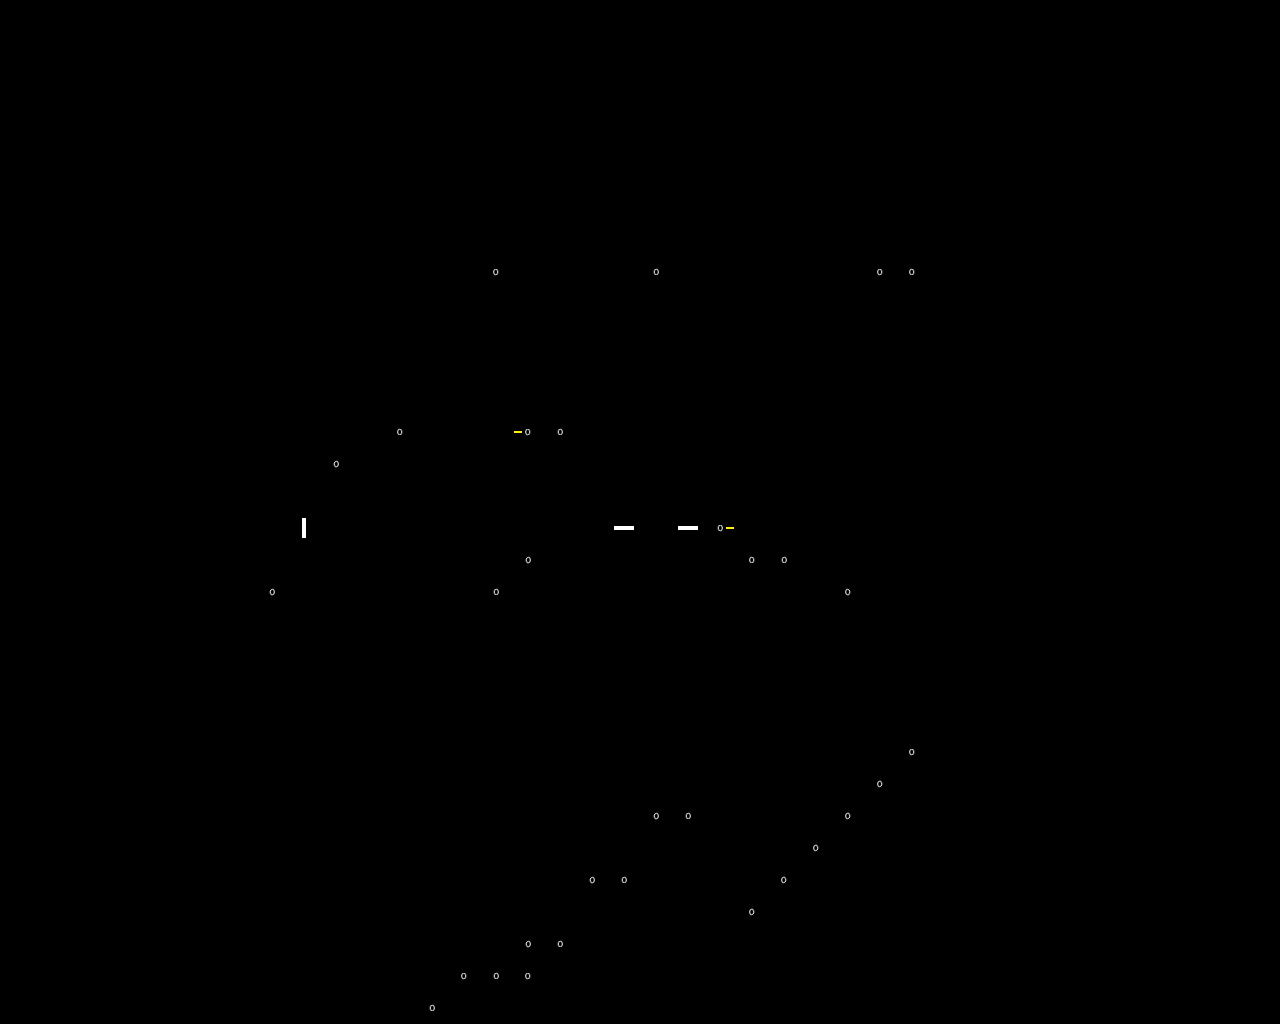

The image is a tile-based game level rendered from a .tmx file. Its description and source (layers, tilesets, objects; grid data summarised) follow:
An orthogonal 40x32 tile map with 32x32 px tiles, 2 tile layers (Schienen 1, Ausleuchtung), 2 tilesets.

<map version="1.9" tiledversion="1.9.2" orientation="orthogonal" renderorder="right-down" width="40" height="32" tilewidth="32" tileheight="32" infinite="0" nextlayerid="3" nextobjectid="1">
 <tileset firstgid="1" name="Modellbahntileset1" tilewidth="32" tileheight="32" tilecount="20" columns="0">
  <grid orientation="orthogonal" width="1" height="1" />
  <tile id="0">
   <image width="32" height="32" source="../spr60/png/gleis_horizontal.png" />
  </tile>
  <tile id="1">
   <image width="32" height="32" source="../spr60/png/gleis_vertical.png" />
  </tile>
  <tile id="2">
   <image width="32" height="32" source="../spr60/png/gleis_von_links_nach_rechts_oben.png" />
  </tile>
  <tile id="3">
   <image width="32" height="32" source="../spr60/png/gleis_von_links_nach_rechts_unten.png" />
  </tile>
  <tile id="5">
   <image width="32" height="32" source="../spr60/png/gleis_von_oben_nach_rechts_unten.png" />
  </tile>
  <tile id="6">
   <image width="32" height="32" source="../spr60/png/gleis_von_rechts_nach_links_oben.png" />
  </tile>
  <tile id="7">
   <image width="32" height="32" source="../spr60/png/gleis_von_rechts_nach_links_unten.png" />
  </tile>
  <tile id="8">
   <image width="32" height="32" source="../spr60/png/gleis_von_unten_nach_links_oben.png" />
  </tile>
  <tile id="9">
   <image width="32" height="32" source="../spr60/png/gleis_von_unten_nach_rechts_oben.png" />
  </tile>
  <tile id="10">
   <image width="32" height="32" source="../spr60/png/leer.png" />
  </tile>
  <tile id="11">
   <image width="32" height="32" source="../spr60/png/weiche_von_links_nach_rechts_oben.png" />
  </tile>
  <tile id="12">
   <image width="32" height="32" source="../spr60/png/weiche_von_links_nach_rechts_unten.png" />
  </tile>
  <tile id="13">
   <image width="32" height="32" source="../spr60/png/weiche_von_links_oben_nach_rechts_unten.png" />
  </tile>
  <tile id="14">
   <image width="32" height="32" source="../spr60/png/weiche_von_links_unten_nach_rechts_oben.png" />
  </tile>
  <tile id="15">
   <image width="32" height="32" source="../spr60/png/weiche_von_rechts_nach_links_oben.png" />
  </tile>
  <tile id="16">
   <image width="32" height="32" source="../spr60/png/weiche_von_rechts_nach_links_unten.png" />
  </tile>
  <tile id="17">
   <image width="32" height="32" source="../spr60/png/weiche_von_rechts_oben_nach_links_unten.png" />
  </tile>
  <tile id="18">
   <image width="32" height="32" source="../spr60/png/weiche_von_rechts_unten_nach_links_oben.png" />
  </tile>
  <tile id="24">
   <image width="32" height="32" source="../spr60/png/gleis_von_oben_nach_links_unten.png" />
  </tile>
  <tile id="25">
   <image width="32" height="32" source="../spr60/png/gleis_von_links_unten_nach_rechts_oben.png" />
  </tile>
 </tileset>
 <tileset firstgid="27" source="spr60Markierungen-1.tsx" />
 <layer id="1" name="Schienen 1" width="40" height="32">
  <data>[1280 cells, 234 non-empty, 18 distinct tile ids]</data>
 </layer>
 <layer id="2" name="Ausleuchtung" width="40" height="32">
  <data>[1280 cells, 5 non-empty, 4 distinct tile ids]</data>
 </layer>
</map>
